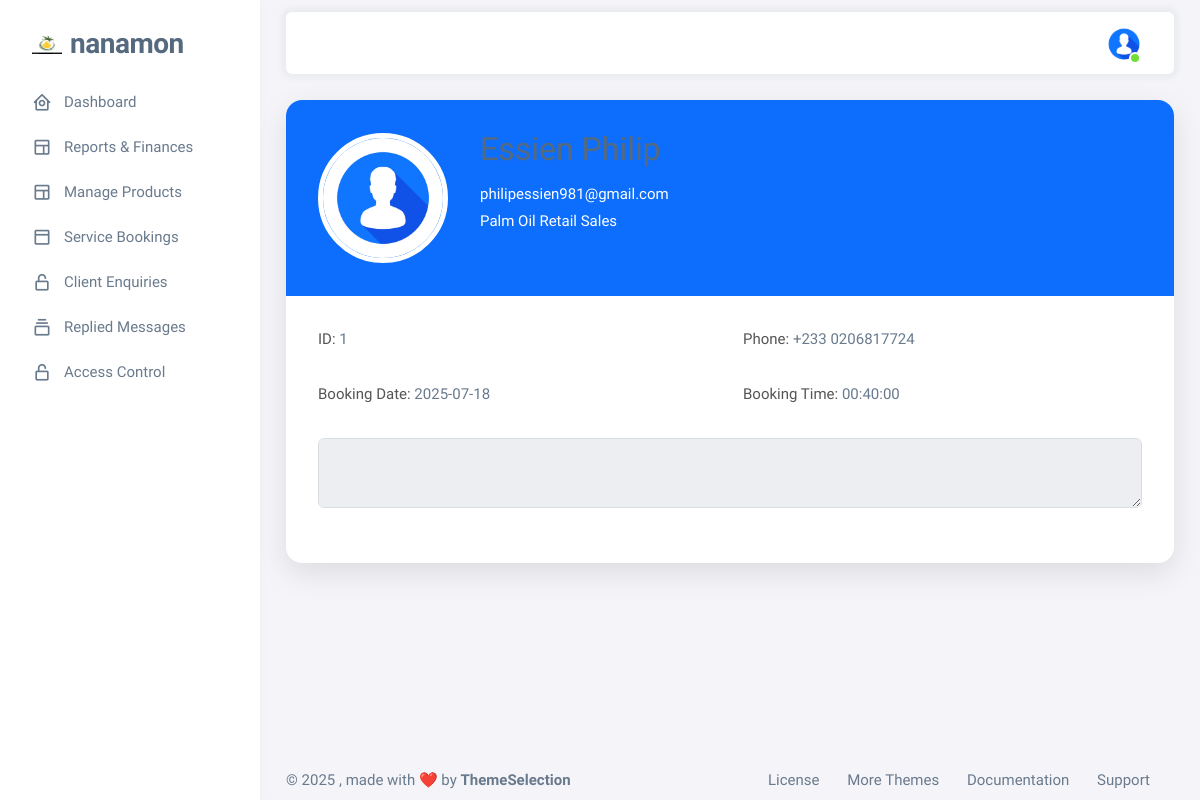
The page /PHP_Backend/view_booking_msg.php?id=1 (signed in) on the database its author committed.
### tables this page shows
CREATE TABLE `bookings` (
  `id` int(11) AUTO_INCREMENT PRIMARY KEY,
  `name` varchar(100) NOT NULL,
  `email` varchar(100) NOT NULL,
  `phone` varchar(20) DEFAULT NULL,
  `service_type` varchar(100) DEFAULT NULL,
  `message` text DEFAULT NULL,
  `booking_date` date NOT NULL,
  `booking_time` time NOT NULL,
  `status` enum('pending','replied') DEFAULT 'pending',
  `created_at` timestamp NOT NULL DEFAULT current_timestamp()
);

### PHP_Backend/view_booking_msg.php (the view, shortened to what this page needs)
<?php
require_once 'db.php';
$user = [
  'id' => '',
  'name' => '',
  'email' => '',
  'phone' => '',
  'service_type' => '',
  'message' => '',
  'booking_date' => '',
  'booking_time' => '',
  'created_at' => ''
];
if (isset($_GET['id'])) {
  $user_id = intval($_GET['id']);
  $stmt = $con->prepare("SELECT id, name, email, phone, service_type, message, booking_date, booking_time, created_at FROM bookings WHERE id = ?");
  $stmt->bind_param("i", $user_id);
  $stmt->execute();
  $result = $stmt->get_result();
  $user = $result->fetch_assoc();
}
?>
<!DOCTYPE html>
<html lang="en" class="light-style layout-menu-fixed" dir="ltr"
  data-theme="theme-default" data-assets-path="assets/" data-template="vertical-menu-template-free">
<head>
  <?php include_once('partials/links.php'); ?>
</head>
<body>
  <div class="layout-wrapper layout-content-navbar">
    <div class="layout-container">
      <?php require_once('partials/sidebar.php'); ?>
      <div class="layout-page">
        <?php require_once('partials/navbar.php'); ?>
        <div class="content-wrapper">
          <div class="container-xxl flex-grow-1 container-p-y">
           <div class="card profile-card">
    <div class="profile-header">
      <img src="assets/img/profile.avif" alt="Profile Picture">
      <div>
        <h2><?= htmlspecialchars($user['name']) ?></h2>
        <p class="mb-1"><?= htmlspecialchars($user['email']) ?></p>
        <p class="mb-1"><?= htmlspecialchars($user['service_type']) ?></p>
        <div class="social-icons mt-2">
        </div>
      </div>
    </div>
    <div class="profile-body">
      <div class="row mb-3">
        <div class="col-md-6">
          <p><span class="info-label">ID:</span> <?= htmlspecialchars($user['id'] ?? $_GET['id']) ?></p>
        </div>
        <div class="col-md-6">
          <p><span class="info-label">Phone: </span> +233 <?= htmlspecialchars($user['phone']) ?></p>
        </div>
      </div>
      <div class="row mb-3">
        <div class="col-md-6">
          <p><span class="info-label">Booking Date: </span> <?= htmlspecialchars($user['booking_date']) ?></p>
        </div>
        <div class="col-md-6">
          <p><span class="info-label">Booking Time: </span> <?= htmlspecialchars($user['booking_time']) ?></p>
        </div>
      </div>
      <div>
       <textarea class="form-control"  rows="10" id="message-field" readonly ><?= htmlspecialchars($user['message']) ?></textarea><br>
      </div>
    </div>
  </div>
            </div>
          <?php require_once('partials/footer.php'); ?>
        </div>
      </div>
    </div>
  </div>
</body>
</html>

### PHP_Backend/assets/css/card.css (style rules this page uses)
.profile-card { max-width: 900px; border-radius: 1rem; box-shadow: 0 10px 30px rgba(0, 0, 0, 0.1); overflow: hidden; }
.profile-header { background-color: #0d6efd; color: white; padding: 2rem; display: flex; align-items: center; gap: 2rem; }
.profile-header img { width: 130px; height: 130px; border-radius: 50%; border: 5px solid white; object-fit: cover; }
.profile-body { padding: 2rem; }
.info-label { font-weight: 500; color: #555; }
#message-field { width: 100%;height: 70px; padding: 10px; }

### rows shown on the page
bookings: email "philipessien981@gmail.com", service_type "Palm Oil Retail Sales", id "1", phone "0206817724", booking_date "2025-07-18", booking_time "00:40:00"
